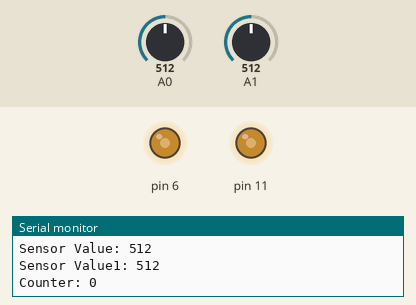
Bench run of a sketch on a simulated Arduino Uno, built with avr-gcc and run on an emulated ATmega328P. On the bench: output pins drawn as LEDs (lit = HIGH), the last lines printed to the serial monitor. The inputs (shaded band) are chosen by the test bench; at power-on: A0 = 512, A1 = 512.

Above: at 3.8 s.
3.9 s: A0 set to 716
At 6.3 s:
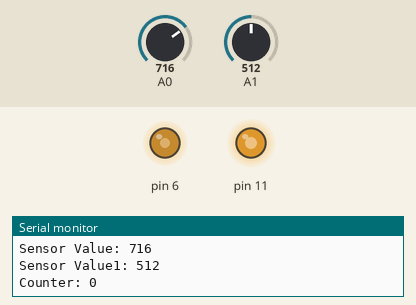
7.8 s: A1 set to 716
At 10.8 s:
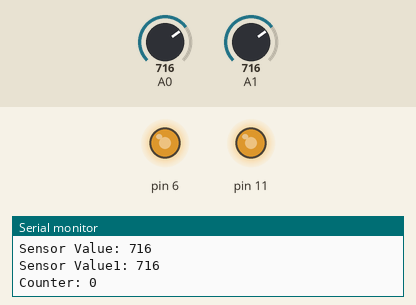
11.7 s: A0 set to 900
At 12.5 s:
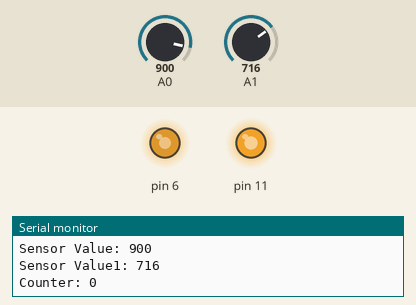
15.6 s: A1 set to 900
At 19.4 s:
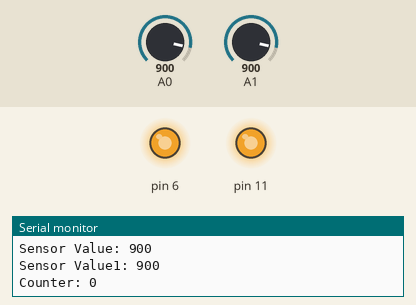
20.5 s: A0 set to 511
At 22.3 s:
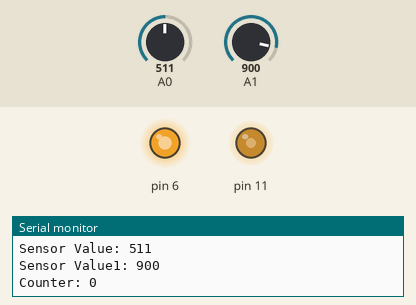
24.4 s: A1 set to 122
At 29.2 s:
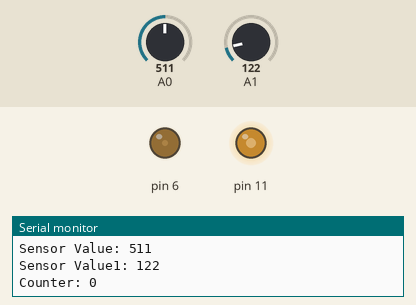
Timing chart, 0 to 30.5 s (numbered marks = the images above; inputs shaded):
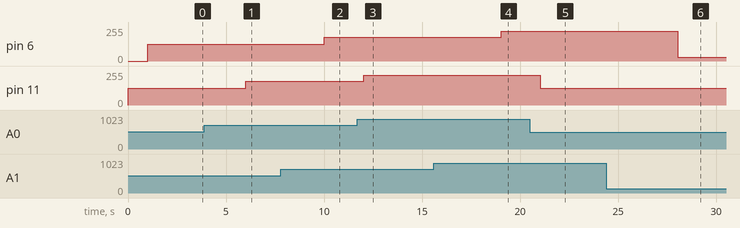

Measured:
- after the input at 3.9 s, pin 11: 127/255 → 178/255 after 2.1 s
- after the input at 7.8 s, pin 6: 127/255 → 178/255 after 2.2 s
- after the input at 11.7 s, pin 11: 178/255 → 224/255 after 0.32 s
- after the input at 15.6 s, pin 6: 178/255 → 224/255 after 3.4 s
- after the input at 20.5 s, pin 11: 224/255 → 127/255 after 0.54 s
- after the input at 24.4 s, pin 6: 224/255 → 30/255 after 3.6 s

The sketch:

count.ino
```cpp
//Declaring and initializing some variables
int sensorValue1 = 0;
int sensorValue2 = 0;
int count = 0;

//constant variable(buzzer)- pin (9)
const int buzz = 9;

//setup Function for declaring the pinmode
void setup()
{
  // Set SensorValue - pin A0 as an input
  pinMode(A0, INPUT);
  // Set LED(Yellow) - pin 6 as an output
  pinMode(6, OUTPUT);
  // Set SensorValue1 - pin A1 as an input
  pinMode(A1, INPUT);
  // Set LED(White) - pin 11 as an output
  pinMode(11, OUTPUT);
  // Set buzzer - pin 9 as an output
  pinMode(buzz, OUTPUT);
  Serial.begin(9600);
}

void loop()
{
  // read the value from the sensor
  sensorValue1 = analogRead(A0);
  sensorValue2 = analogRead(A1);

  // print the sensor reading so you know its range
  Serial.print("Sensor Value: ");
  Serial.println(sensorValue1);
  Serial.print("Sensor Value1: ");
  Serial.println(sensorValue2);
  Serial.print("Counter: ");
  Serial.println(count);

  // map the sensor reading to a range for the LED
  analogWrite(11, map(sensorValue1, 0, 1023, 0, 255));
  delay(1000); // Wait for 100 millisecond(s)
  analogWrite(6, map(sensorValue2, 0, 1023, 0, 255));
  delay(1000);


  if(sensorValue1 > 0 && sensorValue1 <= 20)
  {
    count++;
  }
  if(sensorValue2 >0 && sensorValue2 <=80)
  {
    count--;
  }

  delay(1000);

//check if the counter is greater than 5 or not
  if(count>5)
  {
   Serial.println("Alarm is on");
   Serial.println("The room is full");
   for( int i = 0; i<6;i++)
   {
    // Send 1KHz sound signal for 1 sec
    tone(buzz, 1000);
    delay(1000);

    //Stop the sound for 1 sec
    noTone(buzz);
    delay(1000);
   }
    exit(1);

  }
  else
  {
    // Stop the sound
    noTone(buzz);

  }
  if(count<=0)
  {
    Serial.print("The room is empty \n");
    count = 0;
  }
}
```
